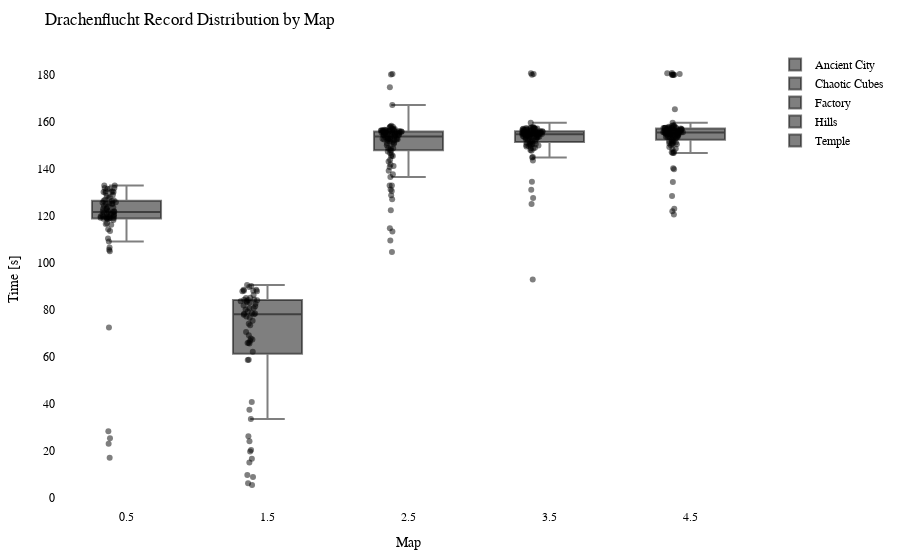

Notebook code for this chart:
### Code cell
import plotly.graph_objects as go
import plotly.io as pio

df = getRecordsDataframe(minigame="Drachenflucht")

# Calculate the offset for centering the data points
num_columns = len(df.columns)
offset = 0.5

# Create a Swarm plot using Plotly
fig = go.Figure()

for i, column in enumerate(df.columns):
    x_values = [i + offset] * len(df[column])  # Adjust x-values with offset for horizontal centering
    fig.add_trace(go.Box(x=x_values,
                         y=df[column],
                         name=column,
                         boxpoints='all',
                         pointpos=-0.5,  # Adjust point position to prevent overlapping
                         marker=dict(color='rgba(0,0,0,0.5)', size=6),  # Adjust marker color and size
                         hovertext=df.index,
                         hoverinfo='text+y'))

fig.update_layout(title="Drachenflucht Record Distribution by Map",
                  xaxis=dict(title="Map"),
                  yaxis=dict(title="Time [s]"),
                  showlegend=True,
                  font=dict(family="Arial", size=12, color="black"),  # Customize font
                  plot_bgcolor="white",  # Set background color
                  margin=dict(l=50, r=50, t=50, b=50),  # Adjust margins for better layout
                  )

pio.show(fig)

pio.write_html(fig, "out/drache_swarm_plot.html")

### Figure 1 — Plotly figure (JSON) as saved in the notebook; plotly's stock layout.template omitted (floating-point values rounded to 4 significant figures)
{"data": [{"boxpoints": "all", "hoverinfo": "text+y", "hovertext": ["20LeRe10", "2wc", "agowskyy", "Allooy", "Anni808", "Axollotel", "bawskey", "BusinessBent", "ByNetherdude", "byTobi", "cediiiiii_10", "Chander24", "Chrisi20101", "crocodile1870", "cxl1lo", "DarkCobweb", "deadfiight", "DerBaumIstDerWeg", "Dokkkkko", "Ex4cted", "Falke23_5", "Feinberg", "ffawks", "Fflopse", "ForceFox", "Freeeedom", "frutigall", "GamemasterNiki", "GeneralEnte06", "Gerrygames", "Gobo9", "GrafikKatze", "Grapfen", "Gummibearchen", "H1ghsay", "h4nnes", "Harold_Sensemann", "HerrDante", "Jan2220", "JennieKim", "jimmi1410", "JOW23", "Joy_8oy", "KakaMC", "Kanickelul", "Keenaai", "Kokochampi", "Kokochampo", "Kopfradio", "Krusti", "Kyuudo", "La_meleagro", "LeWi_100", "lizsyy", "LordAlexos", "loukrativ", "Lubottus", "Luis_XYZ", "M0orey_0", "marbrueck", "Martomias", "Mincheeen", "MrNulfred", "Mvsk_", "myshq", "Nexilus", "Ninivee", "officialryzon", "Oronor", "PedroZockt", "Picutar", "PixlNight", "PolizeiDreamy", "Radattel", "Radiokopf", "Raefinzs", "Ritokii", "Sackkerl", "SB387", "ScreamingBlatz", "Sebi1801", "Seemops_8", "Sey__", "Shiewk", "Snitcherella", "SpeckyCut", "StaudammAusHolz", "TheBreadHD", "TheFabo", "Tomiokey", "twitchparaskiill", "Txlentierter", "T_Niko_T", "Umgfoin", "WachtelWachtel", "WirdNichtGeladen", "Wissender", "xBaumeisterin", "xX_Dima_ggg_Xx6", "xX_Masha_ggg_Xx9", "yzvm", "_n3d", "_Waldi_"], "marker": {"color": "rgba(0,0,0,0.5)", "size": 6}, "name": "Ancient City", "pointpos": -0.5, "type": "box", "x": [0.5, 0.5, 0.5, 0.5, 0.5, 0.5, 0.5, 0.5, 0.5, 0.5, 0.5, 0.5, 0.5, 0.5, 0.5, 0.5, 0.5, 0.5, 0.5, 0.5, 0.5, 0.5, 0.5, 0.5, 0.5, 0.5, 0.5, 0.5, 0.5, 0.5, 0.5, 0.5, 0.5, 0.5, 0.5, 0.5, 0.5, 0.5, 0.5, 0.5, 0.5, 0.5, 0.5, 0.5, 0.5, 0.5, 0.5, 0.5, 0.5, 0.5, 0.5, 0.5, 0.5, 0.5, 0.5, 0.5, 0.5, 0.5, 0.5, 0.5, 0.5, 0.5, 0.5, 0.5, 0.5, 0.5, 0.5, 0.5, 0.5, 0.5, 0.5, 0.5, 0.5, 0.5, 0.5, 0.5, 0.5, 0.5, 0.5, 0.5, 0.5, 0.5, 0.5, 0.5, 0.5, 0.5, 0.5, 0.5, 0.5, 0.5, 0.5, 0.5, 0.5, 0.5, 0.5, 0.5, 0.5, 0.5, 0.5, 0.5, 0.5, 0.5, 0.5], "y": [116.9, 125.2, null, 116.3, 118.9, null, null, 123.2, 119.8, 124.4, 133.0, 23.01, 109.2, 127.6, 110.5, 128.1, null, null, null, 129.8, null, 123.9, null, 130.2, 126.7, 121.6, null, 106.5, 123.6, 131.6, 133.0, 120.7, 130.5, null, null, 125.6, 121.8, 131.9, 125.1, 114.3, null, 131.6, null, 130.5, 122.1, 119.9, 119.6, 118.9, null, 120.7, 118.7, 119.5, 125.3, 130.2, 127.0, 72.53, 119.8, 17.04, null, 122.0, 123.0, null, null, 122.0, 119.0, 113.6, 118.3, null, 125.3, 131.9, null, 130.2, 119.2, null, 28.34, 105.0, 121.7, null, 25.32, 122.9, null, null, 128.5, 120.4, 105.7, 119.3, 121.5, null, 126.5, 116.6, 121.0, null, 125.8, 119.6, 120.4, 129.0, null, 118.9, 119.1, null, null, 126.4, null]}, {"boxpoints": "all", "hoverinfo": "text+y", "hovertext": ["20LeRe10", "2wc", "agowskyy", "Allooy", "Anni808", "Axollotel", "bawskey", "BusinessBent", "ByNetherdude", "byTobi", "cediiiiii_10", "Chander24", "Chrisi20101", "crocodile1870", "cxl1lo", "DarkCobweb", "deadfiight", "DerBaumIstDerWeg", "Dokkkkko", "Ex4cted", "Falke23_5", "Feinberg", "ffawks", "Fflopse", "ForceFox", "Freeeedom", "frutigall", "GamemasterNiki", "GeneralEnte06", "Gerrygames", "Gobo9", "GrafikKatze", "Grapfen", "Gummibearchen", "H1ghsay", "h4nnes", "Harold_Sensemann", "HerrDante", "Jan2220", "JennieKim", "jimmi1410", "JOW23", "Joy_8oy", "KakaMC", "Kanickelul", "Keenaai", "Kokochampi", "Kokochampo", "Kopfradio", "Krusti", "Kyuudo", "La_meleagro", "LeWi_100", "lizsyy", "LordAlexos", "loukrativ", "Lubottus", "Luis_XYZ", "M0orey_0", "marbrueck", "Martomias", "Mincheeen", "MrNulfred", "Mvsk_", "myshq", "Nexilus", "Ninivee", "officialryzon", "Oronor", "PedroZockt", "Picutar", "PixlNight", "PolizeiDreamy", "Radattel", "Radiokopf", "Raefinzs", "Ritokii", "Sackkerl", "SB387", "ScreamingBlatz", "Sebi1801", "Seemops_8", "Sey__", "Shiewk", "Snitcherella", "SpeckyCut", "StaudammAusHolz", "TheBreadHD", "TheFabo", "Tomiokey", "twitchparaskiill", "Txlentierter", "T_Niko_T", "Umgfoin", "WachtelWachtel", "WirdNichtGeladen", "Wissender", "xBaumeisterin", "xX_Dima_ggg_Xx6", "xX_Masha_ggg_Xx9", "yzvm", "_n3d", "_Waldi_"], "marker": {"color": "rgba(0,0,0,0.5)", "size": 6}, "name": "Chaotic Cubes", "pointpos": -0.5, "type": "box", "x": [1.5, 1.5, 1.5, 1.5, 1.5, 1.5, 1.5, 1.5, 1.5, 1.5, 1.5, 1.5, 1.5, 1.5, 1.5, 1.5, 1.5, 1.5, 1.5, 1.5, 1.5, 1.5, 1.5, 1.5, 1.5, 1.5, 1.5, 1.5, 1.5, 1.5, 1.5, 1.5, 1.5, 1.5, 1.5, 1.5, 1.5, 1.5, 1.5, 1.5, 1.5, 1.5, 1.5, 1.5, 1.5, 1.5, 1.5, 1.5, 1.5, 1.5, 1.5, 1.5, 1.5, 1.5, 1.5, 1.5, 1.5, 1.5, 1.5, 1.5, 1.5, 1.5, 1.5, 1.5, 1.5, 1.5, 1.5, 1.5, 1.5, 1.5, 1.5, 1.5, 1.5, 1.5, 1.5, 1.5, 1.5, 1.5, 1.5, 1.5, 1.5, 1.5, 1.5, 1.5, 1.5, 1.5, 1.5, 1.5, 1.5, 1.5, 1.5, 1.5, 1.5, 1.5, 1.5, 1.5, 1.5, 1.5, 1.5, 1.5, 1.5, 1.5, 1.5], "y": [67.77, 88.59, null, 79.3, null, null, null, 80.69, 77.18, 78.46, null, 78.34, 65.68, 65.96, 24.07, 88.2, null, null, null, 89.75, 85.05, null, null, 80.18, 9.703, null, 37.45, 19.67, 74.07, 83.8, 84.36, null, 87.91, 73.5, null, 84.45, 81.52, 90.12, 82.61, null, null, 84.2, 5.38, 86.31, 15.01, 67.43, 16.62, null, null, 85.16, null, 78.53, 87.89, 77.91, null, 8.862, 26.21, null, null, 78.1, null, null, null, null, null, 80.65, 58.76, null, null, 90.6, null, 83.02, 65.86, null, 20.31, 40.81, 83.72, null, 33.54, 70.54, null, 83.36, null, 66.9, 69.19, 84.15, null, null, 88.58, null, 81.9, null, 88.16, null, 62.16, null, 58.7, 75.34, null, null, null, 6.115, 76.69]}, {"boxpoints": "all", "hoverinfo": "text+y", "hovertext": ["20LeRe10", "2wc", "agowskyy", "Allooy", "Anni808", "Axollotel", "bawskey", "BusinessBent", "ByNetherdude", "byTobi", "cediiiiii_10", "Chander24", "Chrisi20101", "crocodile1870", "cxl1lo", "DarkCobweb", "deadfiight", "DerBaumIstDerWeg", "Dokkkkko", "Ex4cted", "Falke23_5", "Feinberg", "ffawks", "Fflopse", "ForceFox", "Freeeedom", "frutigall", "GamemasterNiki", "GeneralEnte06", "Gerrygames", "Gobo9", "GrafikKatze", "Grapfen", "Gummibearchen", "H1ghsay", "h4nnes", "Harold_Sensemann", "HerrDante", "Jan2220", "JennieKim", "jimmi1410", "JOW23", "Joy_8oy", "KakaMC", "Kanickelul", "Keenaai", "Kokochampi", "Kokochampo", "Kopfradio", "Krusti", "Kyuudo", "La_meleagro", "LeWi_100", "lizsyy", "LordAlexos", "loukrativ", "Lubottus", "Luis_XYZ", "M0orey_0", "marbrueck", "Martomias", "Mincheeen", "MrNulfred", "Mvsk_", "myshq", "Nexilus", "Ninivee", "officialryzon", "Oronor", "PedroZockt", "Picutar", "PixlNight", "PolizeiDreamy", "Radattel", "Radiokopf", "Raefinzs", "Ritokii", "Sackkerl", "SB387", "ScreamingBlatz", "Sebi1801", "Seemops_8", "Sey__", "Shiewk", "Snitcherella", "SpeckyCut", "StaudammAusHolz", "TheBreadHD", "TheFabo", "Tomiokey", "twitchparaskiill", "Txlentierter", "T_Niko_T", "Umgfoin", "WachtelWachtel", "WirdNichtGeladen", "Wissender", "xBaumeisterin", "xX_Dima_ggg_Xx6", "xX_Masha_ggg_Xx9", "yzvm", "_n3d", "_Waldi_"], "marker": {"color": "rgba(0,0,0,0.5)", "size": 6}, "name": "Factory", "pointpos": -0.5, "type": "box", "x": [2.5, 2.5, 2.5, 2.5, 2.5, 2.5, 2.5, 2.5, 2.5, 2.5, 2.5, 2.5, 2.5, 2.5, 2.5, 2.5, 2.5, 2.5, 2.5, 2.5, 2.5, 2.5, 2.5, 2.5, 2.5, 2.5, 2.5, 2.5, 2.5, 2.5, 2.5, 2.5, 2.5, 2.5, 2.5, 2.5, 2.5, 2.5, 2.5, 2.5, 2.5, 2.5, 2.5, 2.5, 2.5, 2.5, 2.5, 2.5, 2.5, 2.5, 2.5, 2.5, 2.5, 2.5, 2.5, 2.5, 2.5, 2.5, 2.5, 2.5, 2.5, 2.5, 2.5, 2.5, 2.5, 2.5, 2.5, 2.5, 2.5, 2.5, 2.5, 2.5, 2.5, 2.5, 2.5, 2.5, 2.5, 2.5, 2.5, 2.5, 2.5, 2.5, 2.5, 2.5, 2.5, 2.5, 2.5, 2.5, 2.5, 2.5, 2.5, 2.5, 2.5, 2.5, 2.5, 2.5, 2.5, 2.5, 2.5, 2.5, 2.5, 2.5, 2.5], "y": [155.2, 131.3, 150.1, 151.0, 155.1, 147.4, 156.0, 144.0, 136.6, 152.2, 180.3, 151.7, 154.1, 154.8, 167.2, 155.9, 156.4, 152.9, 156.4, 156.5, 155.2, null, 155.6, 157.9, 133.0, 156.5, 152.8, 152.4, 157.1, 114.8, 156.0, 140.9, 155.6, 157.9, 180.5, 156.7, 151.4, 153.1, 154.4, 145.5, 153.7, 148.8, 158.1, 153.1, null, 128.8, 146.1, 145.5, 152.2, 156.4, 154.5, 141.3, 154.7, 156.4, 157.1, 142.0, 156.4, 143.2, 156.7, 152.6, 155.8, 152.9, 158.5, 127.1, 174.8, 154.5, 148.1, 113.4, 146.8, 157.7, 155.0, 152.7, 109.5, 152.9, 155.4, 139.2, 104.6, 155.1, 155.8, 154.7, null, 155.8, 155.9, 155.9, 130.6, 147.9, 137.7, 156.9, 122.5, 153.7, 149.0, 148.9, 133.0, 156.3, 156.3, 150.8, 156.2, 154.9, 153.6, 153.9, 155.9, 152.6, 151.1]}, {"boxpoints": "all", "hoverinfo": "text+y", "hovertext": ["20LeRe10", "2wc", "agowskyy", "Allooy", "Anni808", "Axollotel", "bawskey", "BusinessBent", "ByNetherdude", "byTobi", "cediiiiii_10", "Chander24", "Chrisi20101", "crocodile1870", "cxl1lo", "DarkCobweb", "deadfiight", "DerBaumIstDerWeg", "Dokkkkko", "Ex4cted", "Falke23_5", "Feinberg", "ffawks", "Fflopse", "ForceFox", "Freeeedom", "frutigall", "GamemasterNiki", "GeneralEnte06", "Gerrygames", "Gobo9", "GrafikKatze", "Grapfen", "Gummibearchen", "H1ghsay", "h4nnes", "Harold_Sensemann", "HerrDante", "Jan2220", "JennieKim", "jimmi1410", "JOW23", "Joy_8oy", "KakaMC", "Kanickelul", "Keenaai", "Kokochampi", "Kokochampo", "Kopfradio", "Krusti", "Kyuudo", "La_meleagro", "LeWi_100", "lizsyy", "LordAlexos", "loukrativ", "Lubottus", "Luis_XYZ", "M0orey_0", "marbrueck", "Martomias", "Mincheeen", "MrNulfred", "Mvsk_", "myshq", "Nexilus", "Ninivee", "officialryzon", "Oronor", "PedroZockt", "Picutar", "PixlNight", "PolizeiDreamy", "Radattel", "Radiokopf", "Raefinzs", "Ritokii", "Sackkerl", "SB387", "ScreamingBlatz", "Sebi1801", "Seemops_8", "Sey__", "Shiewk", "Snitcherella", "SpeckyCut", "StaudammAusHolz", "TheBreadHD", "TheFabo", "Tomiokey", "twitchparaskiill", "Txlentierter", "T_Niko_T", "Umgfoin", "WachtelWachtel", "WirdNichtGeladen", "Wissender", "xBaumeisterin", "xX_Dima_ggg_Xx6", "xX_Masha_ggg_Xx9", "yzvm", "_n3d", "_Waldi_"], "marker": {"color": "rgba(0,0,0,0.5)", "size": 6}, "name": "Hills", "pointpos": -0.5, "type": "box", "x": [3.5, 3.5, 3.5, 3.5, 3.5, 3.5, 3.5, 3.5, 3.5, 3.5, 3.5, 3.5, 3.5, 3.5, 3.5, 3.5, 3.5, 3.5, 3.5, 3.5, 3.5, 3.5, 3.5, 3.5, 3.5, 3.5, 3.5, 3.5, 3.5, 3.5, 3.5, 3.5, 3.5, 3.5, 3.5, 3.5, 3.5, 3.5, 3.5, 3.5, 3.5, 3.5, 3.5, 3.5, 3.5, 3.5, 3.5, 3.5, 3.5, 3.5, 3.5, 3.5, 3.5, 3.5, 3.5, 3.5, 3.5, 3.5, 3.5, 3.5, 3.5, 3.5, 3.5, 3.5, 3.5, 3.5, 3.5, 3.5, 3.5, 3.5, 3.5, 3.5, 3.5, 3.5, 3.5, 3.5, 3.5, 3.5, 3.5, 3.5, 3.5, 3.5, 3.5, 3.5, 3.5, 3.5, 3.5, 3.5, 3.5, 3.5, 3.5, 3.5, 3.5, 3.5, 3.5, 3.5, 3.5, 3.5, 3.5, 3.5, 3.5, 3.5, 3.5], "y": [157.5, 144.9, 155.7, 152.9, 155.2, 155.3, 152, 153.3, 151.4, 151.9, 156.3, 151.2, 153.8, 154.0, 154.9, 145.1, 151.6, 154.8, 157.7, 180.1, 155.8, null, 155.8, 157.1, 149.1, 156.8, 153.6, 153.3, 154.9, 131.2, 157.5, 143.6, 156.9, 156.1, 154.7, 154.5, 150.8, 157.0, 154.9, 154.9, 153.8, 155.6, 153.7, 154.7, 92.91, 150.1, 150.2, 149.8, 154.3, 150.7, 155.7, 134.6, 157.3, 156.9, 153.6, 150.1, 157.6, 156.3, 155.7, 151.0, 156.2, 155.3, 180.5, 157.2, 155.5, 148.8, 153.7, 156.0, 155.2, 180.7, 156.6, 159.7, 153.3, 150.4, 153.9, 155.7, 125.1, 156.2, 147.8, 153.3, null, 155.5, 157.4, 152.5, 156.5, 127.7, 148.1, 150.5, 148.8, 155.5, 152.8, 149.6, 153.4, 157.5, 156.1, 155.3, 155.7, 157.3, 154.6, 155.6, 154.7, 157.9, 155.1]}, {"boxpoints": "all", "hoverinfo": "text+y", "hovertext": ["20LeRe10", "2wc", "agowskyy", "Allooy", "Anni808", "Axollotel", "bawskey", "BusinessBent", "ByNetherdude", "byTobi", "cediiiiii_10", "Chander24", "Chrisi20101", "crocodile1870", "cxl1lo", "DarkCobweb", "deadfiight", "DerBaumIstDerWeg", "Dokkkkko", "Ex4cted", "Falke23_5", "Feinberg", "ffawks", "Fflopse", "ForceFox", "Freeeedom", "frutigall", "GamemasterNiki", "GeneralEnte06", "Gerrygames", "Gobo9", "GrafikKatze", "Grapfen", "Gummibearchen", "H1ghsay", "h4nnes", "Harold_Sensemann", "HerrDante", "Jan2220", "JennieKim", "jimmi1410", "JOW23", "Joy_8oy", "KakaMC", "Kanickelul", "Keenaai", "Kokochampi", "Kokochampo", "Kopfradio", "Krusti", "Kyuudo", "La_meleagro", "LeWi_100", "lizsyy", "LordAlexos", "loukrativ", "Lubottus", "Luis_XYZ", "M0orey_0", "marbrueck", "Martomias", "Mincheeen", "MrNulfred", "Mvsk_", "myshq", "Nexilus", "Ninivee", "officialryzon", "Oronor", "PedroZockt", "Picutar", "PixlNight", "PolizeiDreamy", "Radattel", "Radiokopf", "Raefinzs", "Ritokii", "Sackkerl", "SB387", "ScreamingBlatz", "Sebi1801", "Seemops_8", "Sey__", "Shiewk", "Snitcherella", "SpeckyCut", "StaudammAusHolz", "TheBreadHD", "TheFabo", "Tomiokey", "twitchparaskiill", "Txlentierter", "T_Niko_T", "Umgfoin", "WachtelWachtel", "WirdNichtGeladen", "Wissender", "xBaumeisterin", "xX_Dima_ggg_Xx6", "xX_Masha_ggg_Xx9", "yzvm", "_n3d", "_Waldi_"], "marker": {"color": "rgba(0,0,0,0.5)", "size": 6}, "name": "Temple", "pointpos": -0.5, "type": "box", "x": [4.5, 4.5, 4.5, 4.5, 4.5, 4.5, 4.5, 4.5, 4.5, 4.5, 4.5, 4.5, 4.5, 4.5, 4.5, 4.5, 4.5, 4.5, 4.5, 4.5, 4.5, 4.5, 4.5, 4.5, 4.5, 4.5, 4.5, 4.5, 4.5, 4.5, 4.5, 4.5, 4.5, 4.5, 4.5, 4.5, 4.5, 4.5, 4.5, 4.5, 4.5, 4.5, 4.5, 4.5, 4.5, 4.5, 4.5, 4.5, 4.5, 4.5, 4.5, 4.5, 4.5, 4.5, 4.5, 4.5, 4.5, 4.5, 4.5, 4.5, 4.5, 4.5, 4.5, 4.5, 4.5, 4.5, 4.5, 4.5, 4.5, 4.5, 4.5, 4.5, 4.5, 4.5, 4.5, 4.5, 4.5, 4.5, 4.5, 4.5, 4.5, 4.5, 4.5, 4.5, 4.5, 4.5, 4.5, 4.5, 4.5, 4.5, 4.5, 4.5, 4.5, 4.5, 4.5, 4.5, 4.5, 4.5, 4.5, 4.5, 4.5, 4.5, 4.5], "y": [158.6, 150.8, 155.5, 157.4, 157.1, 153.3, 156.8, 148.5, 147.1, 157.5, 158.0, 155.9, 180.5, 180.1, 156.0, 155.7, 155.7, 155.2, 154.6, 157.5, 155.7, 120.6, 155.9, 180.9, 151.2, 180.1, 159.8, 154.5, 180.2, 149.4, 158.0, 153.7, 155.6, 157.0, 157.7, 152.5, 155.7, 155.9, 155.7, 155.6, 155.8, 165.4, 156.5, 155.6, 128.5, 140.4, 150.5, 156.9, 155.0, 151.7, 156.3, 139.9, 155.5, 180.1, 152.2, 151.0, 180.7, 153.7, 158.6, 147.3, 155.1, 156.7, 154.0, 146.8, 157.6, 153.6, 153.9, 123.1, 150.1, 157.8, 157.4, 156.2, 154.6, 148.6, 155.3, 153.7, 150.8, 156.5, 153.1, 157.5, null, 156.3, 157.2, 154.4, 151.8, 122.0, 154.0, 155.1, 150.6, 154.6, 155.7, 134.5, 146.8, 158.5, 157.3, 155.1, 154.0, 157.4, 153.5, 151.7, 156.4, 156.8, 180.2]}], "layout": {"font": {"color": "black", "family": "Arial", "size": 12}, "margin": {"b": 50, "l": 50, "r": 50, "t": 50}, "plot_bgcolor": "white", "showlegend": true, "title": {"text": "Drachenflucht Record Distribution by Map"}, "xaxis": {"title": {"text": "Map"}}, "yaxis": {"title": {"text": "Time [s]"}}}}
